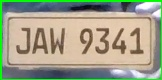
#> input picture cropped_plate.jpg, 162 x 80 px
$ python AddData.py
#> lines starting #> are read from the running program, lines starting #| are printed output that depends on the picture
import pytesseract
import cv2
import os

pytesseract.pytesseract.tesseract_cmd = r'C:\Program Files\Tesseract-OCR\tesseract.exe'

img = cv2.imread('cropped_plate.jpg')
#> img is the input picture: shape (80, 162, 3); mean B, G, R 137.1, 161, 159.3

test_license_plate = cv2.imread(os.getcwd() + "/cropped_plate.jpg")

resize_test_license_plate = cv2.resize(
    test_license_plate, None, fx=2, fy=2,
    interpolation=cv2.INTER_CUBIC)
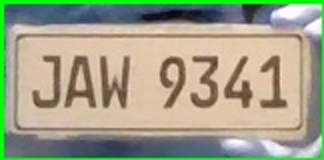
#> resize_test_license_plate: shape (160, 324, 3); mean B, G, R 137.1, 161, 159.4

grayscale_resize_test_license_plate = cv2.cvtColor(
    resize_test_license_plate, cv2.COLOR_BGR2GRAY)
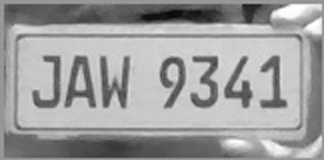
#> grayscale_resize_test_license_plate: shape (160, 324); min 6, max 255, mean 157.8

gaussian_blur_license_plate = cv2.GaussianBlur(
    grayscale_resize_test_license_plate, (5, 5), 0)

# Corrected configuration options
config = '--oem 3 -l eng --psm 6 -c tessedit_char_whitelist=ABCDEFGHIJKLMNOPQRSTUVWXYZ0123456789'
#> (the run stopped early here; a loop or call above may not have finished)
